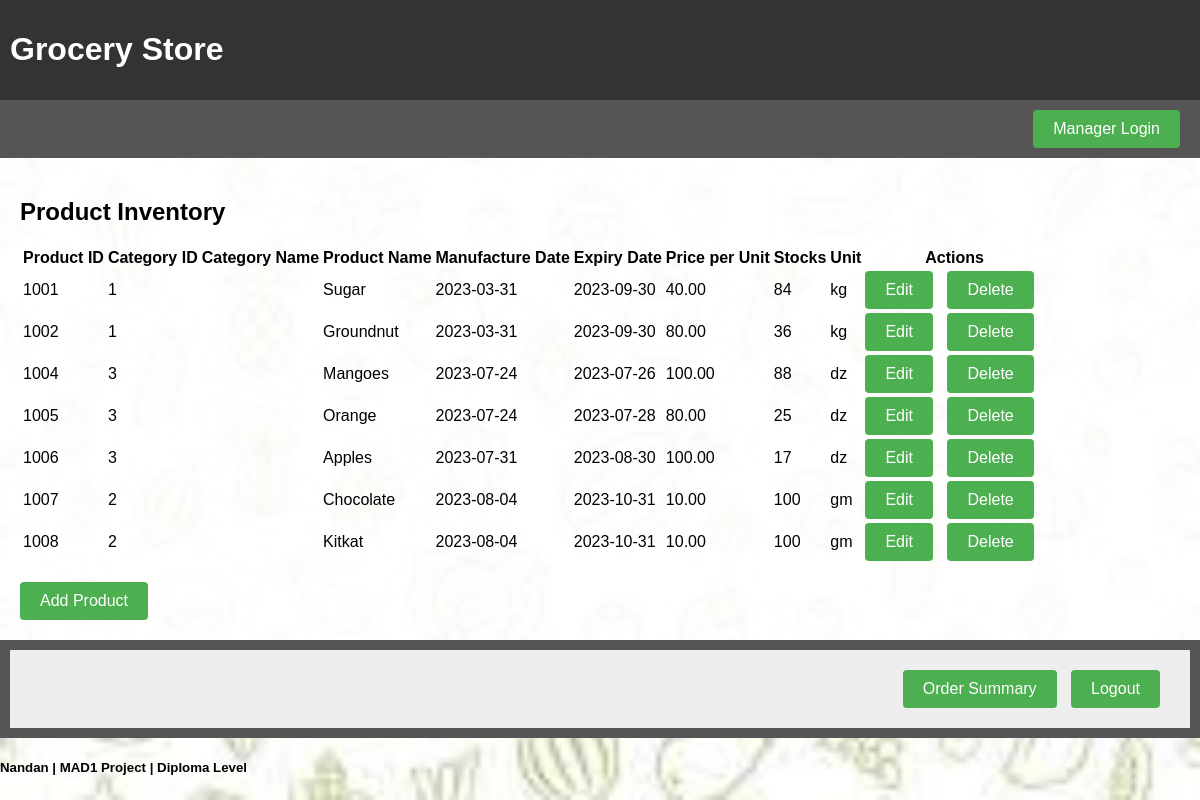
Page /manager-dashboard (signed in) on the committed database.
### application/models.py (models this page shows)
class InventoryProduct(db.Model):
    __tablename__ = 'products'
    Product_ID = db.Column(db.String(50), primary_key=True)
    Category_ID = db.Column(db.String(50), nullable=False)
    Category_Name = db.Column(db.String(100),nullable=False)
    Product_Name = db.Column(db.String(100), nullable=False)
    Manufacture_date = db.Column(db.Date, nullable=False)
    Expiry_date = db.Column(db.Date, nullable=False)
    Price_per_unit = db.Column(db.Numeric(precision=10, scale=2), nullable=False)
    Stocks = db.Column(db.Integer, nullable=False)
    Unit = db.Column(db.String(50), nullable=True)

### application/controllers.py (the view)
@app.route('/manager-dashboard')
def manager_dashboard():
    if not is_logged_in('manager'):
        return redirect(url_for('Manager_login'))
    products = InventoryProduct.query.all()
    return render_template('manager_dashboard.html', products=products)

### application/controllers.py (called while the page is built)
def is_logged_in(role):
    return session.get(role)

### templates/manager_dashboard.html (shortened to what this page needs)
{% extends 'base_manager.html' %}
{% block content %}
<div class="container">
    <h2>Product Inventory</h2>
    <table>
        <thead>
            <tr>
                <th>Product ID</th>
                <th>Category ID</th>
                <th>Category Name</th>
                <th>Product Name</th>
                <th>Manufacture Date</th>
                <th>Expiry Date</th>
                <th>Price per Unit</th>
                <th>Stocks</th>
                <th>Unit</th>
                <th>Actions</th>
            </tr>
        </thead>
        <tbody>
            {% for product in products %}
            <tr>
                <td>{{ product.Product_ID }}</td>
                <td>{{ product.Category_ID }}</td>
                <td>{{ product.Category_name }}</td>
                <td>{{ product.Product_Name }}</td>
                <td>{{ product.Manufacture_date }}</td>
                <td>{{ product.Expiry_date }}</td>
                <td>{{ product.Price_per_unit }}</td>
                <td>{{ product.Stocks }}</td>
                <td>{{ product.Unit }}</td>
                <td>
                    <a href="{{ url_for('edit_product', product_id=product.Product_ID) }}" class="button">Edit</a>
                    <a href="{{ url_for('delete_product', product_id=product.Product_ID) }}" class="button">Delete</a>
                </td>
            </tr>
            {% endfor %}
        </tbody>
    </table>
    <br>
    <a href="{{ url_for('add_product') }}" class="button">Add Product</a>
</div>
<nav class="navbar navbar-light bg-light fixed-top">
    <div class="container justify-content-end">
        <a href="{{ url_for('order_summary') }}" class="button">Order Summary</a>
        <a href="{{ url_for('home_page') }}" class="button">Logout</a>
    </div>
</nav>
{% endblock %}

### rows in the picture
InventoryProduct: Product_ID "1001", Category_ID "1", Product_Name "Sugar", Manufacture_date "2023-03-31", Expiry_date "2023-09-30", Price_per_unit "40.00", Stocks "84", Unit "kg"
InventoryProduct: Product_ID "1002", Category_ID "1", Product_Name "Groundnut", Manufacture_date "2023-03-31", Expiry_date "2023-09-30", Price_per_unit "80.00", Stocks "36", Unit "kg"
InventoryProduct: Product_ID "1004", Category_ID "3", Product_Name "Mangoes", Manufacture_date "2023-07-24", Expiry_date "2023-07-26", Price_per_unit "100.00", Stocks "88", Unit "dz"
InventoryProduct: Product_ID "1005", Category_ID "3", Product_Name "Orange", Manufacture_date "2023-07-24", Expiry_date "2023-07-28", Price_per_unit "80.00", Stocks "25", Unit "dz"
InventoryProduct: Product_ID "1006", Category_ID "3", Product_Name "Apples", Manufacture_date "2023-07-31", Expiry_date "2023-08-30", Price_per_unit "100.00", Stocks "17", Unit "dz"
InventoryProduct: Product_ID "1007", Category_ID "2", Product_Name "Chocolate", Manufacture_date "2023-08-04", Expiry_date "2023-10-31", Price_per_unit "10.00", Stocks "100", Unit "gm"
InventoryProduct: Product_ID "1008", Category_ID "2", Product_Name "Kitkat", Manufacture_date "2023-08-04", Expiry_date "2023-10-31", Price_per_unit "10.00", Stocks "100", Unit "gm"
